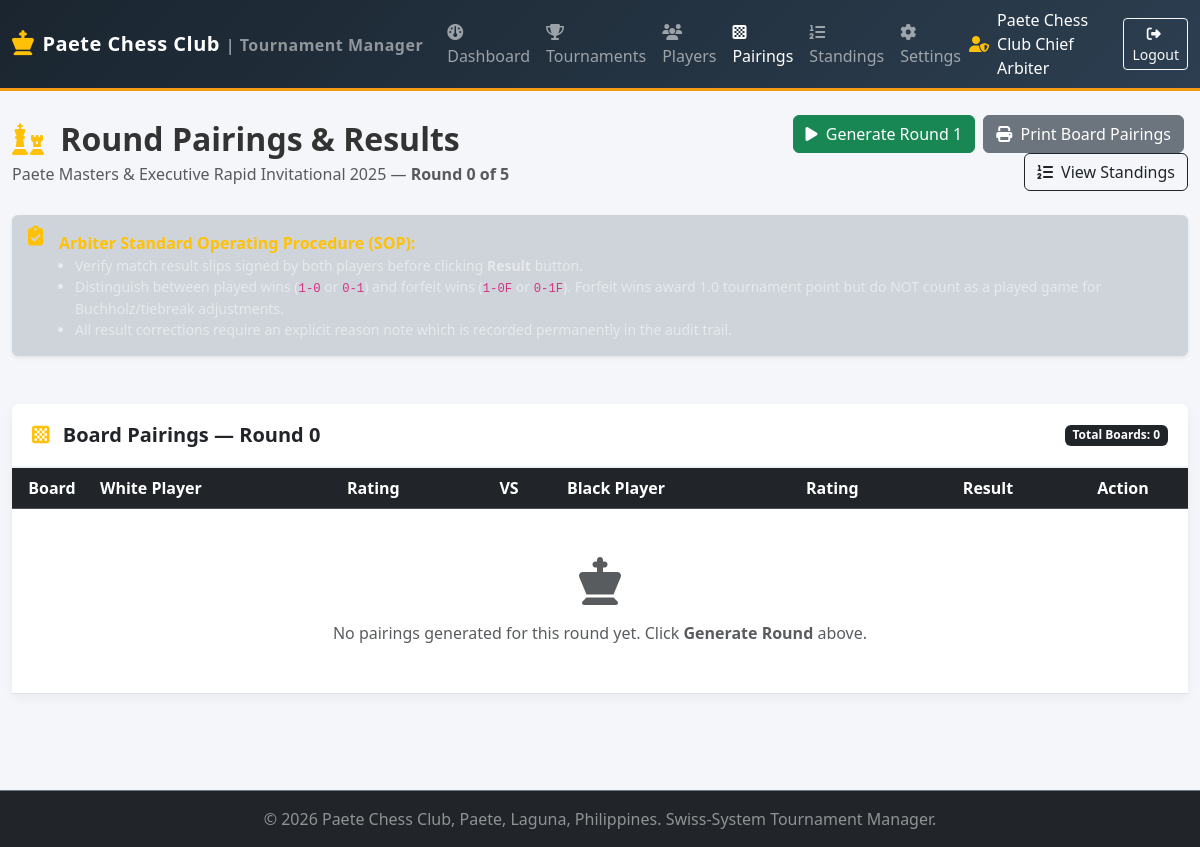
The app's page /?route=pairings&tournament_id=5 (signed in) with its own data.
### tables this page shows
CREATE TABLE tournaments (
    id INTEGER PRIMARY KEY AUTOINCREMENT,
    name TEXT NOT NULL,
    date DATE NOT NULL,
    venue TEXT NOT NULL,
    organizer_name TEXT NOT NULL,
    total_rounds INTEGER NOT NULL DEFAULT 5,
    current_round INTEGER NOT NULL DEFAULT 0,
    scoring_system TEXT NOT NULL DEFAULT 'standard',
    time_control TEXT DEFAULT '15 mins + 5 secs',
    description TEXT,
    logo_path TEXT DEFAULT NULL,
    rating_source TEXT DEFAULT 'FIDE',
    pairing_mode TEXT DEFAULT 'club_swiss',
    tiebreak_config TEXT,
    allow_withdrawals INTEGER DEFAULT 1,
    allow_late_entries INTEGER DEFAULT 1,
    status TEXT NOT NULL DEFAULT 'Draft',
    created_at DATETIME NOT NULL DEFAULT CURRENT_TIMESTAMP,
    updated_at DATETIME NOT NULL DEFAULT CURRENT_TIMESTAMP
);

### app/Controllers/PairingController.php (called while the page is built, shortened)
<?php
class PairingController {
    private TournamentService $tournamentService;
    public function __construct() {
        $this->db = Database::getInstance();
        $this->tournamentService = new TournamentService($this->db);
    }
    public function index(): void {
        $tournamentId = (int)($_GET['tournament_id'] ?? 0);
        $tournament = $this->tournamentService->getTournament($tournamentId);
        $roundNumber = (int)($_GET['round'] ?? $tournament['current_round']);
        $pairings = [];
        require __DIR__ . '/../Views/pairings/index.php';
    }
}

### config/database.php (called while the page is built)
<?php
return [
    'db' => [
        'driver' => $_ENV['DB_DRIVER'] ?? 'sqlite',
        'host' => $_ENV['DB_HOST'] ?? '127.0.0.1',
        'port' => $_ENV['DB_PORT'] ?? '3306',
        'dbname' => $_ENV['DB_NAME'] ?? 'chess_tournament',
        'user' => $_ENV['DB_USER'] ?? 'root',
        'pass' => $_ENV['DB_PASS'] ?? '',
        'sqlite_path' => $_ENV['SQLITE_PATH'] ?? __DIR__ . '/../storage/db/chess.sqlite',
    ],
    'app' => [
        'name' => 'Paete Chess Club Tournament Manager',
        'timezone' => 'Asia/Manila',
        'base_url' => $_ENV['APP_URL'] ?? '',
    ]
];

### app/Services/Database.php (called while the page is built, shortened)
<?php
class Database {
    private static ?PDO $instance = null;
    public static function getInstance(): PDO {
        if (self::$instance === null) {
            $config = require __DIR__ . '/../../config/database.php';
            $dbConfig = $config['db'];
            try {
                if ($dbConfig['driver'] === 'sqlite') {
                    $sqlitePath = $dbConfig['sqlite_path'];
                    $dir = dirname($sqlitePath);
                    self::$instance = new PDO("sqlite:" . $sqlitePath);
                    self::$instance->setAttribute(PDO::ATTR_ERRMODE, PDO::ERRMODE_EXCEPTION);
                    self::$instance->exec("PRAGMA foreign_keys = ON;");
                }
            } catch (PDOException $e) {
                die("Database connection failed: " . $e->getMessage());
            }
        }
        return self::$instance;
    }
}

### app/Services/TournamentService.php (called while the page is built, shortened)
<?php
class TournamentService {
    private PDO $db;
    public function __construct(?PDO $db = null) {
        $this->db = $db ?? Database::getInstance();
    }
    public function getTournament(int $id): ?array {
        $stmt = $this->db->prepare("SELECT * FROM tournaments WHERE id = :id LIMIT 1");
        $stmt->execute([':id' => $id]);
        $t = $stmt->fetch(PDO::FETCH_ASSOC);
        return $t ?: null;
    }
}

### app/Services/AuthManager.php (called while the page is built, shortened)
<?php
class AuthManager {
    public static function generateCsrfToken(): string {
        return $_SESSION['csrf_token'];
    }
}

### app/Views/pairings/index.php (the view, shortened to what this page needs)
<?php
require __DIR__ . '/../layouts/header.php';
?>
<div class="row mb-4 align-items-center">
    <div class="col-md-7">
        <h2 class="fw-bold mb-1"><i class="fa-solid fa-chess text-warning me-2"></i> Round Pairings & Results</h2>
        <p class="text-muted mb-0">
            <?= htmlspecialchars($tournament['name']) ?> &mdash;
            <strong>Round <?= $roundNumber ?> of <?= $tournament['total_rounds'] ?></strong>
        </p>
    </div>
    <div class="col-md-5 text-md-end mt-3 mt-md-0 no-print">
        <?php if ($tournament['current_round'] < $tournament['total_rounds'] && $tournament['status'] !== 'Completed'): ?>
            <a href="?route=pairings/generate&tournament_id=<?= $tournament['id'] ?>&csrf_token=<?= $csrfToken ?>" class="btn btn-success me-1" onclick="return confirm('Generate pairings for next round?')">
                <i class="fa-solid fa-play me-1"></i> Generate Round <?= $tournament['current_round'] + 1 ?>
            </a>
        <?php endif; ?>
        <button onclick="window.print()" class="btn btn-secondary me-1"><i class="fa-solid fa-print me-1"></i> Print Board Pairings</button>
        <a href="?route=standings&tournament_id=<?= $tournament['id'] ?>" class="btn btn-outline-dark"><i class="fa-solid fa-list-ol me-1"></i> View Standings</a>
    </div>
</div>
<div class="alert alert-dark border-0 shadow-sm mb-4 no-print">
    <div class="d-flex align-items-start">
        <i class="fa-solid fa-clipboard-check text-warning fa-lg me-3 mt-1"></i>
        <div>
            <strong class="text-warning">Arbiter Standard Operating Procedure (SOP):</strong>
            <ul class="mb-0 small text-white-50 ps-3">
                <li>Verify match result slips signed by both players before clicking <strong>Result</strong> button.</li>
                <li>Distinguish between played wins (<code>1-0</code> or <code>0-1</code>) and forfeit wins (<code>1-0F</code> or <code>0-1F</code>). Forfeit wins award 1.0 tournament point but do NOT count as a played game for Buchholz/tiebreak adjustments.</li>
                <li>All result corrections require an explicit reason note which is recorded permanently in the audit trail.</li>
            </ul>
        </div>
    </div>
</div>
<div class="card pcc-card">
    <div class="card-header pcc-card-header d-flex justify-content-between align-items-center">
        <span class="fs-5 fw-bold"><i class="fa-solid fa-chess-board me-2 text-warning"></i> Board Pairings &mdash; Round <?= $roundNumber ?></span>
        <span class="badge bg-dark">Total Boards: <?= count($pairings) ?></span>
    </div>
    <div class="card-body p-0">
        <div class="table-responsive">
            <table class="table table-hover align-middle mb-0">
                <thead class="table-dark">
                    <tr>
                        <th width="80" class="text-center">Board</th>
                        <th>White Player</th>
                        <th width="120">Rating</th>
                        <th class="text-center" width="100">VS</th>
                        <th>Black Player</th>
                        <th width="120">Rating</th>
                        <th width="140" class="text-center">Result</th>
                        <th width="130" class="text-center no-print">Action</th>
                    </tr>
                </thead>
                <tbody>
                    <?php if (empty($pairings)): ?>
                        <tr>
                            <td colspan="8" class="text-center py-5 text-muted">
                                <i class="fa-solid fa-chess-king fa-3x mb-3 text-muted d-block"></i>
                                No pairings generated for this round yet. Click <strong>Generate Round</strong> above.
                            </td>
                        </tr>
                    <?php endif; ?>
                </tbody>
            </table>
        </div>
    </div>
</div>
<?php require __DIR__ . '/../layouts/footer.php'; ?>

### public/assets/css/style.css (style rules this page uses)
:root { --pcc-primary: #2c3e50; --pcc-secondary: #8e44ad; --pcc-accent: #d35400; --pcc-light: #f8f9fa; --pcc-dark: #1a252f; --pcc-gold: #f39c12; --pcc-board-light: #f0d9b5; --pcc-board-dark: #b58863; }
body { font-family: 'Segoe UI', system-ui, -apple-system, sans-serif; background-color: #f4f6f9; color: #333; }
.pcc-card { border: none; border-radius: 8px; box-shadow: 0 4px 12px rgba(0,0,0,0.05); background: #fff; margin-bottom: 1.5rem; }
.pcc-card-header { background-color: #fff; border-bottom: 2px solid #edf2f7; font-weight: 600; padding: 1rem 1.25rem; border-radius: 8px 8px 0 0 !important; }

### records on screen
tournaments: name "Paete Masters & Executive Rapid Invitational 2025", current_round "0", total_rounds "5", $tournament['current_round'] + 1 "1"

### other values on screen
$currentUser['full_name'] "Paete Chess Club Chief Arbiter"
count($pairings) "0"
